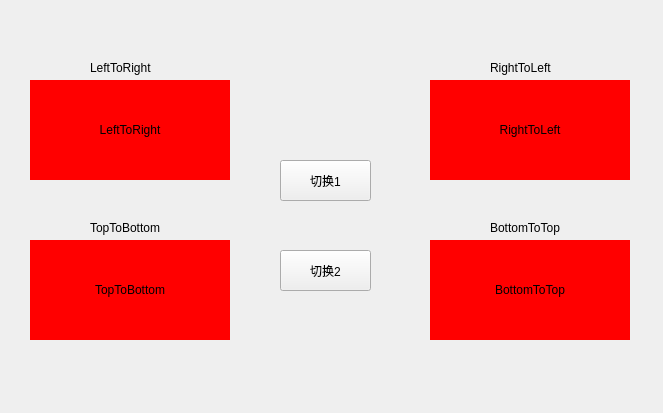
<?xml version="1.0" encoding="UTF-8"?>
<ui version="4.0">
 <class>TTKAnimationStackedWindow</class>
 <widget class="QMainWindow" name="TTKAnimationStackedWindow">
  <property name="geometry">
   <rect>
    <x>0</x>
    <y>0</y>
    <width>663</width>
    <height>413</height>
   </rect>
  </property>
  <property name="windowTitle">
   <string>TTKStackedWidget</string>
  </property>
  <widget class="QWidget" name="centralWidget">
   <widget class="TTKAnimationStackedWidget" name="stackedWidget">
    <property name="geometry">
     <rect>
      <x>30</x>
      <y>80</y>
      <width>200</width>
      <height>100</height>
     </rect>
    </property>
    <property name="styleSheet">
     <string notr="true"/>
    </property>
    <property name="currentIndex">
     <number>0</number>
    </property>
    <widget class="QWidget" name="page">
     <property name="styleSheet">
      <string notr="true">background:red</string>
     </property>
     <widget class="QLabel" name="label_5">
      <property name="geometry">
       <rect>
        <x>0</x>
        <y>0</y>
        <width>200</width>
        <height>100</height>
       </rect>
      </property>
      <property name="text">
       <string>LeftToRight</string>
      </property>
      <property name="alignment">
       <set>Qt::AlignCenter</set>
      </property>
     </widget>
    </widget>
    <widget class="QWidget" name="page_2">
     <property name="styleSheet">
      <string notr="true">background:yellow</string>
     </property>
     <widget class="QLabel" name="label_6">
      <property name="geometry">
       <rect>
        <x>0</x>
        <y>0</y>
        <width>200</width>
        <height>100</height>
       </rect>
      </property>
      <property name="text">
       <string>LeftToRight</string>
      </property>
      <property name="alignment">
       <set>Qt::AlignCenter</set>
      </property>
     </widget>
    </widget>
   </widget>
   <widget class="TTKAnimationStackedWidget" name="stackedWidget_2">
    <property name="geometry">
     <rect>
      <x>430</x>
      <y>80</y>
      <width>200</width>
      <height>100</height>
     </rect>
    </property>
    <property name="styleSheet">
     <string notr="true"/>
    </property>
    <property name="currentIndex">
     <number>0</number>
    </property>
    <widget class="QWidget" name="page_3">
     <property name="styleSheet">
      <string notr="true">background:red</string>
     </property>
     <widget class="QLabel" name="label_7">
      <property name="geometry">
       <rect>
        <x>0</x>
        <y>0</y>
        <width>200</width>
        <height>100</height>
       </rect>
      </property>
      <property name="text">
       <string>RightToLeft</string>
      </property>
      <property name="alignment">
       <set>Qt::AlignCenter</set>
      </property>
     </widget>
    </widget>
    <widget class="QWidget" name="page_4">
     <property name="styleSheet">
      <string notr="true">background:yellow</string>
     </property>
     <widget class="QLabel" name="label_8">
      <property name="geometry">
       <rect>
        <x>0</x>
        <y>0</y>
        <width>200</width>
        <height>100</height>
       </rect>
      </property>
      <property name="text">
       <string>RightToLeft</string>
      </property>
      <property name="alignment">
       <set>Qt::AlignCenter</set>
      </property>
     </widget>
    </widget>
   </widget>
   <widget class="TTKAnimationStackedWidget" name="stackedWidget_3">
    <property name="geometry">
     <rect>
      <x>430</x>
      <y>240</y>
      <width>200</width>
      <height>100</height>
     </rect>
    </property>
    <property name="currentIndex">
     <number>0</number>
    </property>
    <widget class="QWidget" name="page_9">
     <property name="styleSheet">
      <string notr="true">background:red</string>
     </property>
     <widget class="QLabel" name="label_11">
      <property name="geometry">
       <rect>
        <x>0</x>
        <y>0</y>
        <width>200</width>
        <height>100</height>
       </rect>
      </property>
      <property name="text">
       <string>BottomToTop</string>
      </property>
      <property name="alignment">
       <set>Qt::AlignCenter</set>
      </property>
     </widget>
    </widget>
    <widget class="QWidget" name="page_10">
     <property name="styleSheet">
      <string notr="true">background:yellow</string>
     </property>
     <widget class="QLabel" name="label_12">
      <property name="geometry">
       <rect>
        <x>0</x>
        <y>0</y>
        <width>200</width>
        <height>100</height>
       </rect>
      </property>
      <property name="text">
       <string>BottomToTop</string>
      </property>
      <property name="alignment">
       <set>Qt::AlignCenter</set>
      </property>
     </widget>
    </widget>
   </widget>
   <widget class="TTKAnimationStackedWidget" name="stackedWidget_4">
    <property name="geometry">
     <rect>
      <x>30</x>
      <y>240</y>
      <width>200</width>
      <height>100</height>
     </rect>
    </property>
    <property name="currentIndex">
     <number>0</number>
    </property>
    <widget class="QWidget" name="page_11">
     <property name="styleSheet">
      <string notr="true">background:red</string>
     </property>
     <widget class="QLabel" name="label_9">
      <property name="geometry">
       <rect>
        <x>0</x>
        <y>0</y>
        <width>200</width>
        <height>100</height>
       </rect>
      </property>
      <property name="text">
       <string>TopToBottom</string>
      </property>
      <property name="alignment">
       <set>Qt::AlignCenter</set>
      </property>
     </widget>
    </widget>
    <widget class="QWidget" name="page_12">
     <property name="styleSheet">
      <string notr="true">background:yellow</string>
     </property>
     <widget class="QLabel" name="label_10">
      <property name="geometry">
       <rect>
        <x>0</x>
        <y>0</y>
        <width>200</width>
        <height>100</height>
       </rect>
      </property>
      <property name="text">
       <string>TopToBottom</string>
      </property>
      <property name="alignment">
       <set>Qt::AlignCenter</set>
      </property>
     </widget>
    </widget>
   </widget>
   <widget class="QPushButton" name="pushButton">
    <property name="geometry">
     <rect>
      <x>280</x>
      <y>160</y>
      <width>91</width>
      <height>41</height>
     </rect>
    </property>
    <property name="text">
     <string>切换1</string>
    </property>
   </widget>
   <widget class="QPushButton" name="pushButton_2">
    <property name="geometry">
     <rect>
      <x>280</x>
      <y>250</y>
      <width>91</width>
      <height>41</height>
     </rect>
    </property>
    <property name="text">
     <string>切换2</string>
    </property>
   </widget>
   <widget class="QLabel" name="label">
    <property name="geometry">
     <rect>
      <x>90</x>
      <y>60</y>
      <width>81</width>
      <height>16</height>
     </rect>
    </property>
    <property name="text">
     <string>LeftToRight</string>
    </property>
   </widget>
   <widget class="QLabel" name="label_2">
    <property name="geometry">
     <rect>
      <x>490</x>
      <y>60</y>
      <width>81</width>
      <height>16</height>
     </rect>
    </property>
    <property name="text">
     <string>RightToLeft</string>
    </property>
   </widget>
   <widget class="QLabel" name="label_3">
    <property name="geometry">
     <rect>
      <x>90</x>
      <y>220</y>
      <width>81</width>
      <height>16</height>
     </rect>
    </property>
    <property name="text">
     <string>TopToBottom</string>
    </property>
   </widget>
   <widget class="QLabel" name="label_4">
    <property name="geometry">
     <rect>
      <x>490</x>
      <y>220</y>
      <width>81</width>
      <height>16</height>
     </rect>
    </property>
    <property name="text">
     <string>BottomToTop</string>
    </property>
   </widget>
  </widget>
 </widget>
 <layoutdefault spacing="6" margin="11"/>
 <customwidgets>
  <customwidget>
   <class>TTKAnimationStackedWidget</class>
   <extends>QStackedWidget</extends>
   <header>ttkanimationstackedwidget.h</header>
   <container>1</container>
  </customwidget>
 </customwidgets>
 <resources/>
 <connections/>
</ui>
